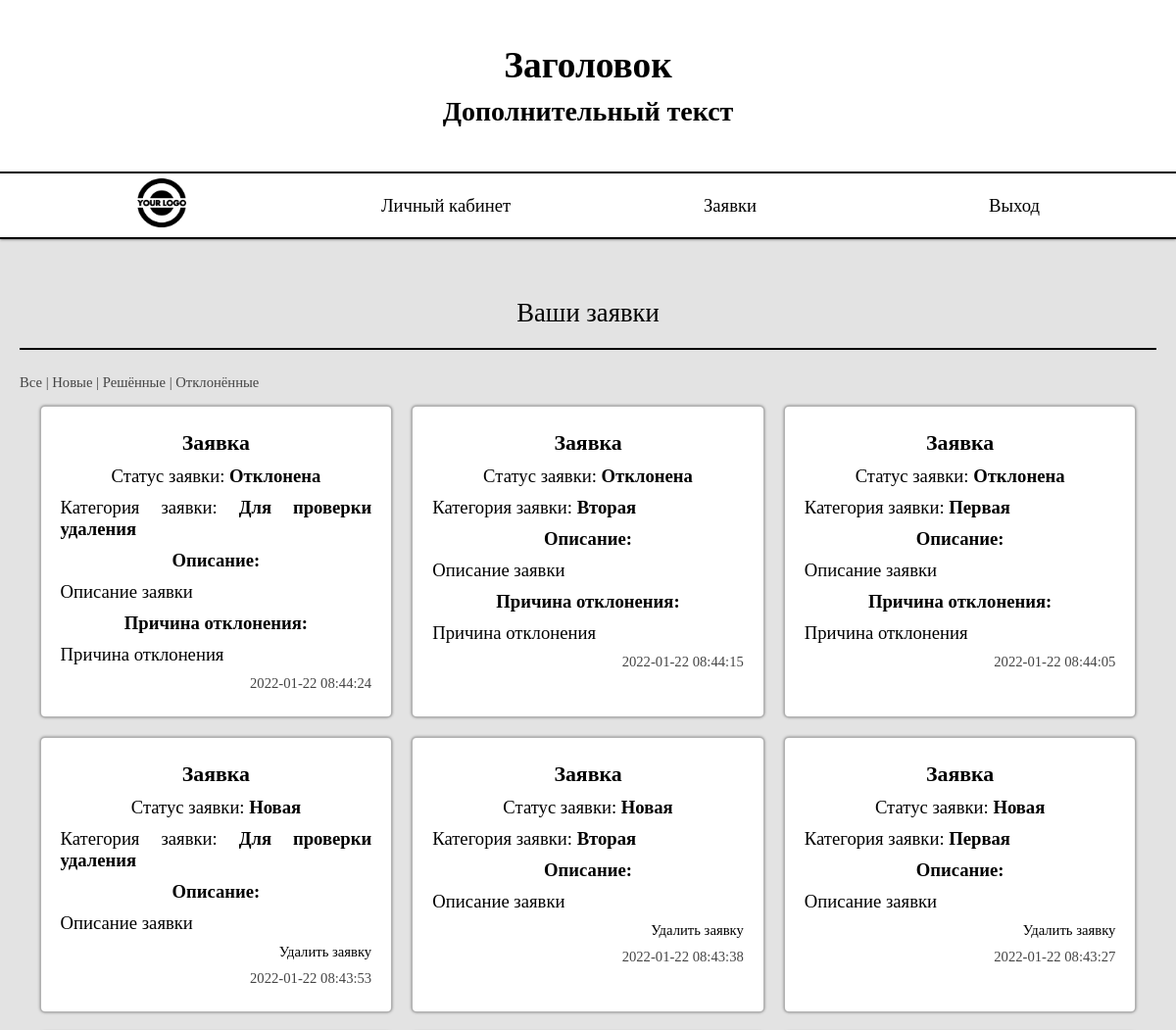
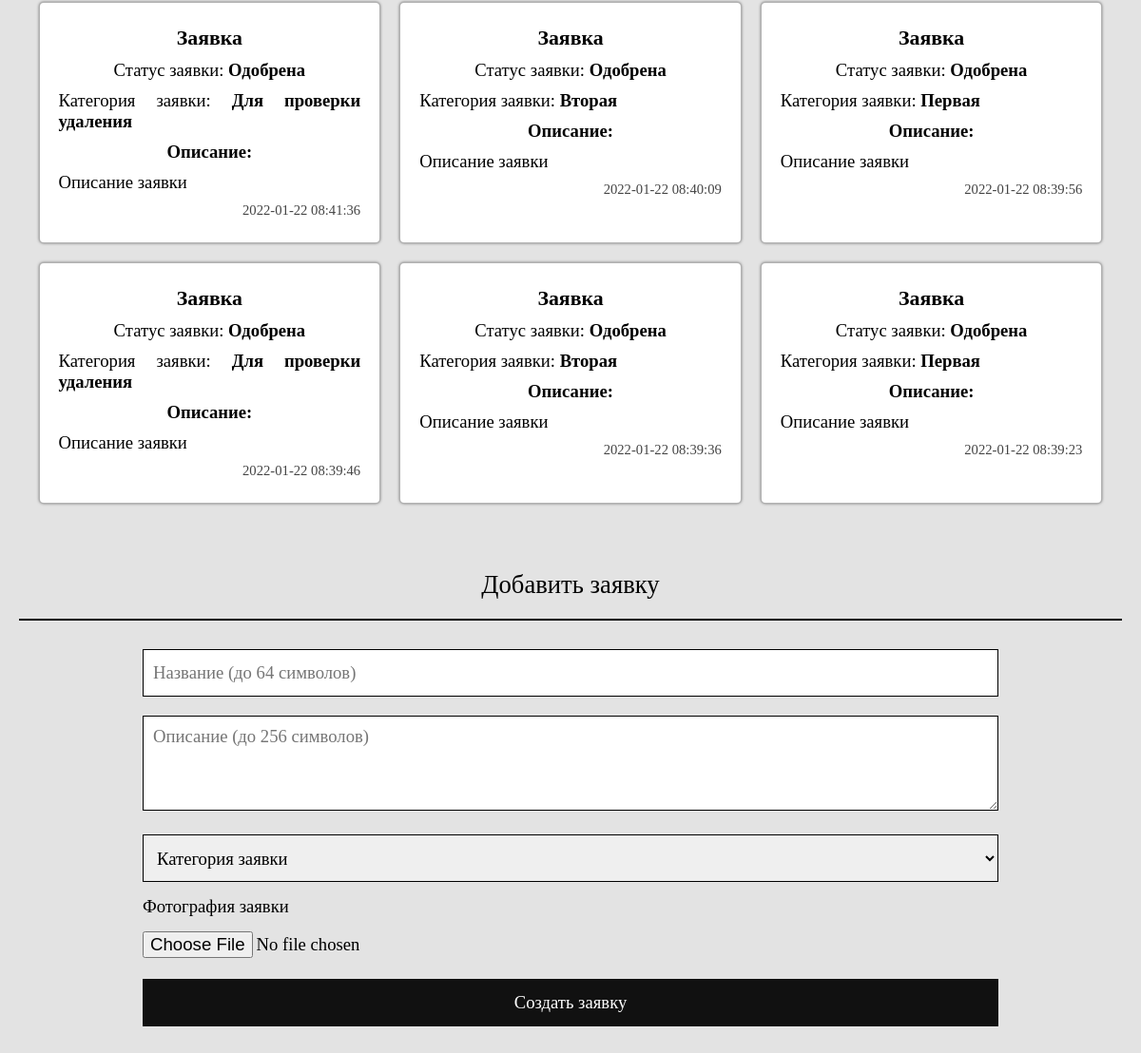
The app's page /profile.php (signed in) with its own data (2 pictures, top to bottom).
### tables this page shows
CREATE TABLE `applications` (
  `application_id` int(11) NOT NULL,
  `user_id` int(11) NOT NULL,
  `title` varchar(64) NOT NULL,
  `description` varchar(256) NOT NULL,
  `category` varchar(64) NOT NULL,
  `path_image_before` varchar(512) NOT NULL,
  `path_image_after` varchar(512) DEFAULT NULL,
  `status` varchar(32) NOT NULL,
  `rejection_reason` varchar(256) DEFAULT NULL,
  `created_at` timestamp NOT NULL DEFAULT current_timestamp()
);

### profile.php (the view, shortened to what this page needs)
<?php
include "connect.php";
$user_id = $_SESSION["user_id"];
$sql = sprintf("SELECT * FROM `applications` WHERE `user_id`='%s' ORDER BY `created_at` DESC", $user_id);
$result = $connect->query($sql);
$app = "";
while($row = $result->fetch_assoc()) {
	$do = ($row["status"] == "Новая") ?
		sprintf('<p class="small"><a href="controllers/app_delete.php?app_id=%s">Удалить заявку</a></p>', $row["application_id"])
		: "";
	$refusal = ($row["status"] == "Отклонена") ? sprintf('<p class="center"><b>Причина отклонения:</b></p><p>%s</p>', $row["rejection_reason"]) : "";
	$app .= sprintf('
		<div class="col">
			<h3>%s</h3>
			<p class="center">Статус заявки: <b>%s</b></p>
			<p>Категория заявки: <b>%s</b></p>
			<p class="center"><b>Описание:</b></p>
			<p>%s</p>
			%s%s
			<p class="small">%s</p>
		</div>
	', $row["title"], $row["status"], $row["category"], $row["description"], $do, $refusal, $row["created_at"]);
}
include "header.php";
?>
	<main>
		<div class="content">
			<div class="head">Ваши заявки</div>
			<p class="small">Все | Новые | Решённые | Отклонённые</p>
			<div class="row"><?= $app ?></div>
			<div class="head">Добавить заявку</div>
			<form action="controllers/app_add.php" enctype="multipart/form-data" method="POST">
				<input type="text" name="title" placeholder="Название (до 64 символов)" required pattern=".{1,64}">
				<textarea name="description" placeholder="Описание (до 256 символов)" required pattern=".{1,256}"></textarea>
				<select required name="category">
					<option value selected disabled>Категория заявки</option>
				</select>
				<p class="left">Фотография заявки</p>
				<input type="file" required name="image">
				<button>Создать заявку</button>
			</form>
		</div>
	</main>
</body>
</html>

### style.css (style rules this page uses)
* { margin: 0px; padding: 0px; box-sizing: border-box; }
body { font-size: 14pt; background-color: #e3e3e3; font-family: Lagoda; }
a { color: black; cursor: pointer; text-decoration: none; }
h1,h2,h3,h4,p { padding: 5px 0; }
p.small { font-size: 11pt; color: #444; }
p.left { text-align: left; }
p.center { text-align: center !important; }
div.content { max-width: 720px; padding: 0 20px; margin: 0 auto; }
div.head { padding: 20px 0; margin: 40px 0 20px; font-size: 20pt; text-align: center; border-bottom: solid 2px black; }
div.row { display: flex; flex-wrap: wrap; justify-content: space-between; }
div.col { width: 49%; padding: 20px; margin: 10px 0; border-radius: 5px; background-color: white; border: solid 1px rgba(0,0,0,0.3); box-shadow: 0 0 3px rgba(0,0,0,0.5); }
div.col h3 { text-align: center; }
div.col p { text-align: justify; }
div.col p.small { text-align: right; }
form { max-width: 700px; margin: 0 auto; text-align: center; }
form input, form select, form textarea, form button { width: 100%; margin: 10px 0; height: 50px; font-size: 14pt; padding-left: 10px; border: solid 1px black; font-family: Lagoda; }
form input[type=file] { height: 30px; padding: 0; border: none; }
form textarea { padding: 10px; height: 100px; }
form button { cursor: pointer; padding: 0; transition: .2s; color: white; border: none; background-color: #111; }
main { margin-bottom: 40px; }
@media screen and (min-width: 1200px) { div.content { max-width: 1200px; } }
@media screen and (min-width: 1200px) { div.row { justify-content: center; } }
@media screen and (min-width: 1200px) { div.col { margin: 10px; width: 31%; } }
@media screen and (min-width: 1200px) { form { max-width: 900px; } }

### records on screen
applications: title "Заявка", status "Отклонена", category "Для проверки удаления", description "Описание заявки", refusal "Причина отклонения: Причина отклонения", created_at "2022-01-22 08:44:24"
applications: title "Заявка", status "Отклонена", category "Вторая", description "Описание заявки", refusal "Причина отклонения: Причина отклонения", created_at "2022-01-22 08:44:15"
applications: title "Заявка", status "Отклонена", category "Первая", description "Описание заявки", refusal "Причина отклонения: Причина отклонения", created_at "2022-01-22 08:44:05"
applications: title "Заявка", status "Новая", category "Для проверки удаления", description "Описание заявки", do "Удалить заявку", created_at "2022-01-22 08:43:53"
applications: title "Заявка", status "Новая", category "Вторая", description "Описание заявки", do "Удалить заявку", created_at "2022-01-22 08:43:38"
applications: title "Заявка", status "Новая", category "Первая", description "Описание заявки", do "Удалить заявку", created_at "2022-01-22 08:43:27"
applications: title "Заявка", status "Одобрена", category "Для проверки удаления", description "Описание заявки", created_at "2022-01-22 08:41:36"
applications: title "Заявка", status "Одобрена", category "Вторая", description "Описание заявки", created_at "2022-01-22 08:40:09"
applications: title "Заявка", status "Одобрена", category "Первая", description "Описание заявки", created_at "2022-01-22 08:39:56"
applications: title "Заявка", status "Одобрена", category "Для проверки удаления", description "Описание заявки", created_at "2022-01-22 08:39:46"
applications: title "Заявка", status "Одобрена", category "Вторая", description "Описание заявки", created_at "2022-01-22 08:39:36"
applications: title "Заявка", status "Одобрена", category "Первая", description "Описание заявки", created_at "2022-01-22 08:39:23"
